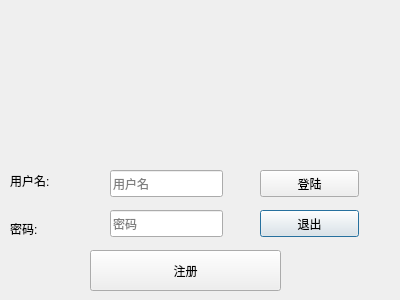
<?xml version="1.0" encoding="UTF-8"?>
<ui version="4.0">
 <class>LoginDialog</class>
 <widget class="QDialog" name="LoginDialog">
  <property name="geometry">
   <rect>
    <x>0</x>
    <y>0</y>
    <width>400</width>
    <height>300</height>
   </rect>
  </property>
  <property name="windowTitle">
   <string>Dialog</string>
  </property>
  <widget class="QLineEdit" name="UserNameEdit">
   <property name="geometry">
    <rect>
     <x>110</x>
     <y>170</y>
     <width>113</width>
     <height>27</height>
    </rect>
   </property>
   <property name="text">
    <string/>
   </property>
   <property name="placeholderText">
    <string>用户名</string>
   </property>
  </widget>
  <widget class="QLineEdit" name="PassWordEdit">
   <property name="geometry">
    <rect>
     <x>110</x>
     <y>210</y>
     <width>113</width>
     <height>27</height>
    </rect>
   </property>
   <property name="echoMode">
    <enum>QLineEdit::Password</enum>
   </property>
   <property name="placeholderText">
    <string>密码</string>
   </property>
  </widget>
  <widget class="QLabel" name="UserNameTip">
   <property name="geometry">
    <rect>
     <x>10</x>
     <y>170</y>
     <width>81</width>
     <height>21</height>
    </rect>
   </property>
   <property name="text">
    <string>用户名:</string>
   </property>
  </widget>
  <widget class="QLabel" name="PassWordTip">
   <property name="geometry">
    <rect>
     <x>10</x>
     <y>220</y>
     <width>67</width>
     <height>17</height>
    </rect>
   </property>
   <property name="text">
    <string>密码:</string>
   </property>
  </widget>
  <widget class="QPushButton" name="QuitButton">
   <property name="geometry">
    <rect>
     <x>260</x>
     <y>210</y>
     <width>99</width>
     <height>27</height>
    </rect>
   </property>
   <property name="text">
    <string>退出</string>
   </property>
  </widget>
  <widget class="QPushButton" name="LoginButton">
   <property name="geometry">
    <rect>
     <x>260</x>
     <y>170</y>
     <width>99</width>
     <height>27</height>
    </rect>
   </property>
   <property name="text">
    <string>登陆</string>
   </property>
  </widget>
  <widget class="QPushButton" name="LogOn">
   <property name="geometry">
    <rect>
     <x>90</x>
     <y>250</y>
     <width>191</width>
     <height>41</height>
    </rect>
   </property>
   <property name="text">
    <string>注册</string>
   </property>
  </widget>
 </widget>
 <resources/>
 <connections>
  <connection>
   <sender>QuitButton</sender>
   <signal>clicked()</signal>
   <receiver>LoginDialog</receiver>
   <slot>close()</slot>
   <hints>
    <hint type="sourcelabel">
     <x>309</x>
     <y>223</y>
    </hint>
    <hint type="destinationlabel">
     <x>199</x>
     <y>149</y>
    </hint>
   </hints>
  </connection>
 </connections>
</ui>
